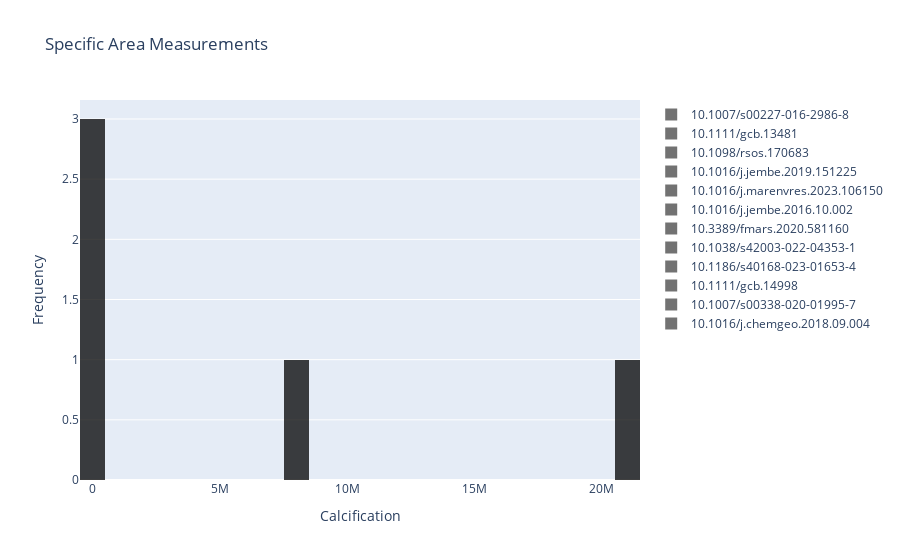

Here is the notebook cell this chart was saved with:
### Code cell
subset_df = df
### visualise ranges of calcification values and which studies to blame

import plotly.graph_objects as go

def plot_stacked_hist_interactive(df: pd.DataFrame, unit: str, title: str, doi_list: list, color_map: dict) -> None:
    """
    Plot an interactive stacked histogram of calcification values for a given unit condition.
    
    Args:
        df (pd.DataFrame): DataFrame containing calcification data.
        unit (str): Value to plot.
        title (str): Plot title.
        doi_list (list): List of DOIs to include in the plot.
        color_map (dict): Dictionary mapping DOI to color.
    
    Returns:
        None    
    """
    filtered_df = df[df["new_unit"] == unit]
    
    # Initialize figure
    fig = go.Figure()

    for doi in doi_list:
        doi_data = filtered_df[filtered_df["doi"] == doi]["corr_calcification"]
        fig.add_trace(go.Histogram(
            x=doi_data,
            name=doi,
            marker=dict(color=color_map.get(doi, "#999999")),  # Fallback color if DOI not in color_map
            opacity=0.75,
            customdata=[doi] * len(doi_data),  # Add DOI info to hover
            hovertemplate="DOI: %{customdata}<br>Calcification: %{x}<br>Frequency: %{y}<extra></extra>"
        ))
    
    fig.update_layout(
        barmode='stack',
        title=title,
        xaxis_title='Calcification',
        yaxis_title='Frequency',
        hovermode='x'
    )
    
    fig.show()



doi_list = subset_df["doi"].unique()
doi_colors = {doi: plt.cm.turbo(i / len(doi_list)) for i, doi in enumerate(doi_list)}
plot_stacked_hist_interactive(df, "gCaCO3 m-2d-1", "Specific Area Measurements" , doi_list, doi_colors)

### Figure 1 — Plotly figure (JSON) as saved in the notebook; plotly's stock layout.template omitted (floating-point values rounded to 4 significant figures; data arrays with more than 128 entries replaced by an {"elided": "..."} marker saying what was removed)
{"data": [{"hoverinfo": "x+y+name", "marker": {"color": [0.19, 0.07176, 0.2322, 1]}, "name": "10.1016/j.chemgeo.2018.09.004", "opacity": 0.75, "type": "histogram", "x": [20820000.0, NaN, NaN, NaN, NaN, NaN, NaN, NaN, NaN, NaN, NaN]}, {"hoverinfo": "x+y+name", "marker": {"color": [0.2511, 0.2524, 0.6337, 1]}, "name": "10.1007/s00338-020-01995-7", "opacity": 0.75, "type": "histogram", "x": [4.588, NaN, NaN, NaN, NaN, NaN, NaN, NaN, NaN, NaN, NaN, NaN]}, {"hoverinfo": "x+y+name", "marker": {"color": [0.2763, 0.4212, 0.8912, 1]}, "name": "10.1007/s00338-019-01775-y", "opacity": 0.75, "type": "histogram", "x": []}, {"hoverinfo": "x+y+name", "marker": {"color": [0.2586, 0.5796, 0.9988, 1]}, "name": "10.1098/rsos.220760", "opacity": 0.75, "type": "histogram", "x": []}, {"hoverinfo": "x+y+name", "marker": {"color": [0.1584, 0.7355, 0.9231, 1]}, "name": "10.1016/j.ecochg.2021.100016", "opacity": 0.75, "type": "histogram", "x": []}, {"hoverinfo": "x+y+name", "marker": {"color": [0.09267, 0.8655, 0.7623, 1]}, "name": "10.1111/gcb.14998", "opacity": 0.75, "type": "histogram", "x": [8915.0, NaN, NaN, NaN, NaN, NaN, NaN, NaN]}, {"hoverinfo": "x+y+name", "marker": {"color": [0.1966, 0.949, 0.5947, 1]}, "name": "10.1186/s40168-023-01653-4", "opacity": 0.75, "type": "histogram", "x": [35.0, NaN, NaN, NaN, NaN, NaN]}, {"hoverinfo": "x+y+name", "marker": {"color": [0.4278, 0.9942, 0.3857, 1]}, "name": "10.1038/s42003-022-04353-1", "opacity": 0.75, "type": "histogram", "x": [7639000.0, NaN, NaN, NaN, NaN, NaN, NaN, NaN, NaN, NaN, NaN, NaN, NaN, NaN, NaN, NaN, NaN, NaN, NaN, NaN, NaN, NaN, NaN, NaN, NaN, NaN, NaN, NaN, NaN, NaN, NaN, NaN, NaN, NaN, NaN, NaN, NaN, NaN, NaN, NaN, NaN, NaN, NaN, NaN, NaN, NaN, NaN, NaN, NaN, NaN, NaN, NaN, NaN, NaN, NaN, NaN, NaN, NaN, NaN, NaN, NaN, NaN, NaN, NaN]}, {"hoverinfo": "x+y+name", "marker": {"color": [0.6436, 0.99, 0.2336, 1]}, "name": "10.3389/fmars.2020.581160", "opacity": 0.75, "type": "histogram", "x": [NaN]}, {"hoverinfo": "x+y+name", "marker": {"color": [0.8047, 0.9245, 0.2046, 1]}, "name": "10.1016/j.jembe.2016.10.002", "opacity": 0.75, "type": "histogram", "x": {"elided": "181 float values"}}, {"hoverinfo": "x+y+name", "marker": {"color": [0.933, 0.8124, 0.2267, 1]}, "name": "10.1016/j.marenvres.2023.106150", "opacity": 0.75, "type": "histogram", "x": [NaN, NaN]}, {"hoverinfo": "x+y+name", "marker": {"color": [0.9931, 0.6741, 0.2035, 1]}, "name": "10.1016/j.jembe.2019.151225", "opacity": 0.75, "type": "histogram", "x": [NaN, NaN, NaN, NaN]}, {"hoverinfo": "x+y+name", "marker": {"color": [0.9836, 0.4929, 0.1285, 1]}, "name": "10.1098/rsos.170683", "opacity": 0.75, "type": "histogram", "x": [NaN, NaN, NaN, NaN]}, {"hoverinfo": "x+y+name", "marker": {"color": [0.9211, 0.3149, 0.05475, 1]}, "name": "10.1111/gcb.13481", "opacity": 0.75, "type": "histogram", "x": {"elided": "1183 float values"}}, {"hoverinfo": "x+y+name", "marker": {"color": [0.8161, 0.1846, 0.01809, 1]}, "name": "10.1007/s00227-016-2986-8", "opacity": 0.75, "type": "histogram", "x": [NaN, NaN, NaN, NaN, NaN, NaN, NaN, NaN, NaN, NaN, NaN, NaN, NaN, NaN, NaN]}, {"hoverinfo": "x+y+name", "marker": {"color": [0.6645, 0.08436, 0.00424, 1]}, "name": "10.1029/2020JG005726", "opacity": 0.75, "type": "histogram", "x": []}], "layout": {"barmode": "stack", "hovermode": "x", "title": {"text": "Specific Area Measurements"}, "xaxis": {"title": {"text": "Calcification"}}, "yaxis": {"title": {"text": "Frequency"}}}}
